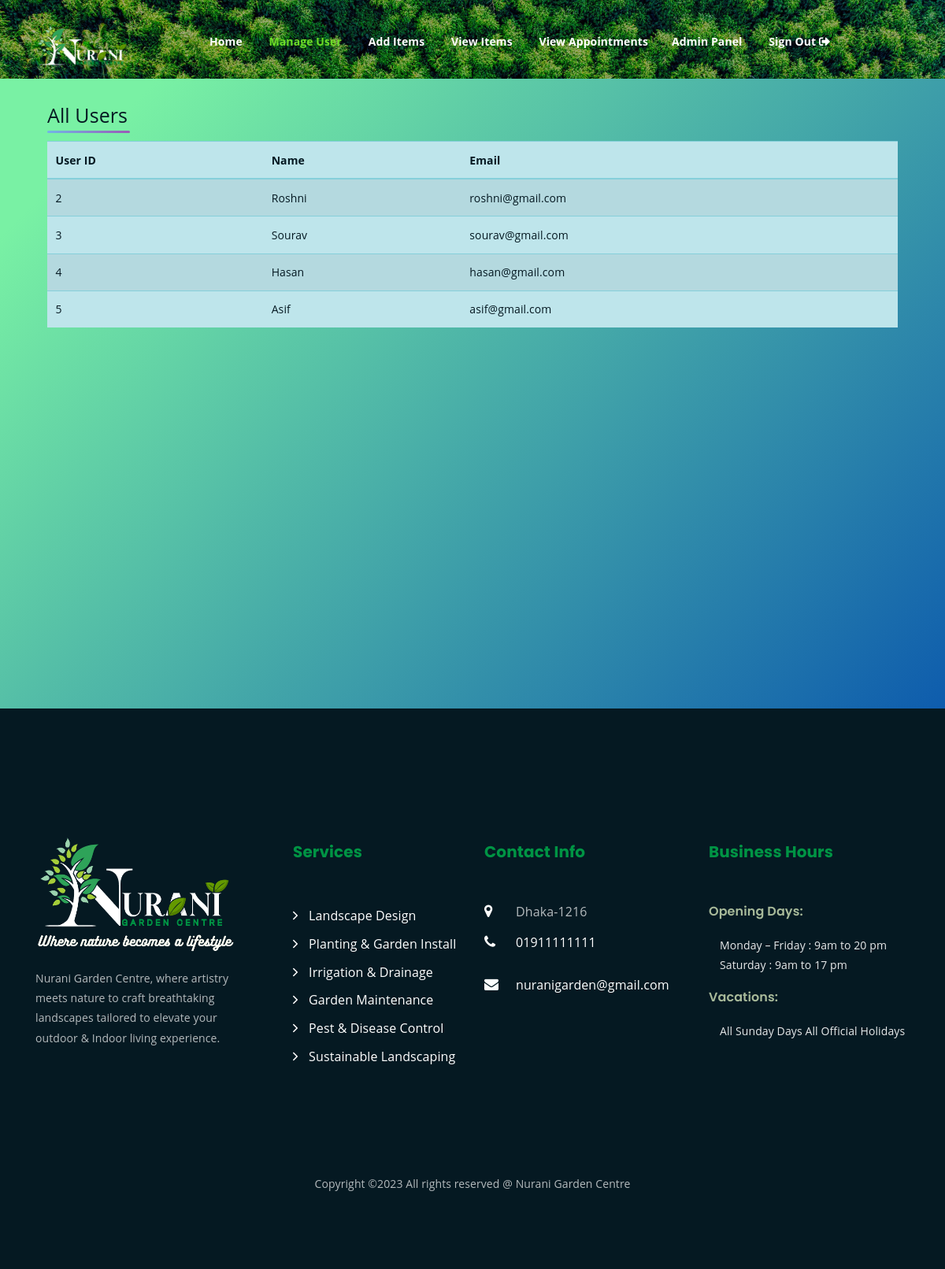
The app's page /manage-user.php, older data.
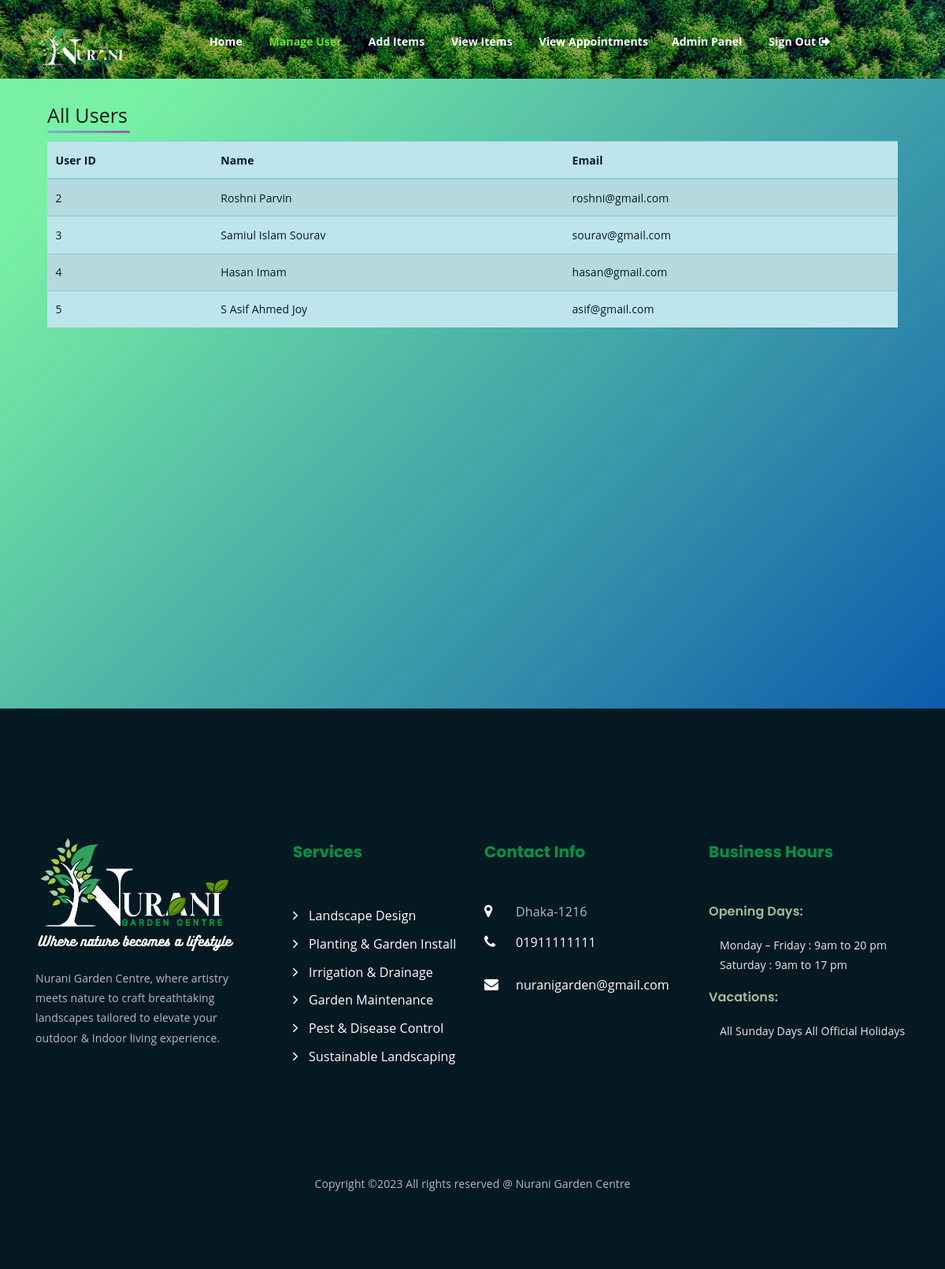
The same page, newer data.
### tables this page shows
CREATE TABLE user_t (
    userID INTEGER NOT NULL AUTO_INCREMENT,
    name VARCHAR(255) NOT NULL,
    password VARCHAR(255) NOT NULL,
    email VARCHAR(255) NOT NULL UNIQUE,
    CONSTRAINT user_t PRIMARY KEY (userID)
);

### manage-user.php (the view, shortened to what this page needs)
<!DOCTYPE html>
<html lang="en">
<head>
    <link rel="stylesheet" href="https://stackpath.bootstrapcdn.com/font-awesome/4.7.0/css/font-awesome.min.css">
    <link rel="stylesheet" href="css/all.min.css">
    <link rel="stylesheet" href="css/owl.carousel.css">
    <link rel="stylesheet" href="css/animate.css">
    <link rel="stylesheet" href="css/meanmenu.min.css">
    <link rel="stylesheet" href="css/responsive.css">
    <link rel="stylesheet" href="css/owl.carousel.min.css">
    <link rel="stylesheet" href="css/owl.theme.default.min.css">
    <link rel="stylesheet" href="css/magnific-popup.css">
    <link rel="stylesheet" href="css/ionicons.min.css">
    <link rel="stylesheet" href="https://cdnjs.cloudflare.com/ajax/libs/font-awesome/5.15.4/css/all.min.css">
    <link rel="stylesheet" href="css/flaticon.css">
    <link rel="stylesheet" href="css/icomoon.css">
    <link rel="stylesheet" href="css/style.css">
</head>
<body>
    <div class="top-header-area admin-panel" id="sticker">
        <div class="container">
            <div class="row">
                <div class="col-lg-12 col-sm-12 text-center">
                    <div class="main-menu-wrap">
                        <div class="site-logo">
                            <a href="index.html">
                                <img src="images/Nurani.png" alt="">
                            </a>
                        </div>
                        <nav class="main-menu">
                            <ul>
                                <li><a href="admin-homepage.html">Home</a>
                                </li>
                                <li class="current-list-item"><a href="manage-user.php">Manage User</a></li>
                                <li><a href="add-items.php">Add Items</a>
                                </li>
                                <li><a href="view-items.php">View Items</a></li>
                                <li><a href="view-appointments.php">View Appointments</a>
                                <li><a href="admin-panel.html">Admin Panel</a></li>
                                <li><a href="index.html">Sign Out <i class="fas fa-sign-out-alt"> </i></a></li>
                            </ul>
                        </nav>
                    </div>
                </div>
            </div>
        </div>
    </div>
    <section class="hero-wrap hero-wrap-2" style="background-image: url('images/bg_2.jpg');" data-stellar-background-ratio="0.5">
        <div class="overlay"></div>
        <div class="container">
            <div class="row no-gutters slider-text align-items-end justify-content-center">
            </div>
        </div>
    </section>
    <div class="container-f">
        <div class="title">All Users</div>
        <table class="table text center table-info table-striped">
            <thead class="">
                <tr>
                    <th scope="col">User ID</th>
                    <th scope="col">Name</th>
                    <th scope="col">Email</th>
                </tr>
            </thead>
            <tbody>
                <?php
                include "connect.php";
                $viewMessage = "SELECT *
                FROM user_t";
                $result = mysqli_query($conn, $viewMessage);
                $i=0;
                while ($row = mysqli_fetch_assoc($result)) {
                    if($i==0){
                        $i=1;
                        continue;
                    }
                ?>
                    <tr>
                        <td><?php echo $row['userID']; ?></td>
                        <td><?php echo $row['name']; ?></td>
                        <td><?php echo $row['email']; ?></td>
                    </tr>
                <?php
                }
                ?>
            </tbody>
        </table>
    </div>
    <Section class="ftco-footer">
        <footer class="ftco-footer ftco-bg-dark ftco-section">
            <div class="container">
                <div class="row mb-5">
                    <div class="col-md-6 col-lg">
                        <div class="ftco-footer-widget mb-4">
                            <div class="ftco-footer_logo" data-wow-delay="500ms">
                                <img class="second-img" src="images/Nurani-logo.png" alt="">
                            </div>
                            <p>Nurani Garden Centre, where artistry meets nature to craft breathtaking landscapes tailored to elevate your outdoor & Indoor living experience.</p>
                            <ul class="ftco-footer-social list-unstyled float-md-left float-lft mt-5">
                            </ul>
                        </div>
                    </div>
                    <div class="col-md-6 col-lg">
                        <div class="ftco-footer-widget mb-4 ml-md-5">
                            <div class="ftco-heading-2">
                                <h2>Services</h2>
                            </div>
                            <ul class="list-unstyled">
                                <li><a href="index.html#service" class="py-1 d-block"><span class="ion-ios-arrow-forward mr-3"></span>Landscape Design</a></li>
                                <li><a href="index.html#service" class="py-1 d-block"><span class="ion-ios-arrow-forward mr-3"></span>Planting & Garden Install</a></li>
                                <li><a href="index.html#service" class="py-1 d-block"><span class="ion-ios-arrow-forward mr-3"></span>Irrigation & Drainage</a></li>
                                <li><a href="index.html#service" class="py-1 d-block"><span class="ion-ios-arrow-forward mr-3"></span>Garden Maintenance</a></li>
                                <li><a href="index.html#service" class="py-1 d-block"><span class="ion-ios-arrow-forward mr-3"></span>Pest & Disease Control</a></li>
                                <li><a href="index.html#service" class="py-1 d-block"><span class="ion-ios-arrow-forward mr-3"></span>Sustainable Landscaping</a></li>
                            </ul>
                        </div>
                    </div>
                    <div class="col-md-6 col-lg">
                        <div class="ftco-footer-widget mb-4">
                            <div class="ftco-heading-2">
                                <h2>Contact Info</h2>
                            </div>
                            <div class="block-23 mb-3">
                                <ul>
                                    <li><span class="icon icon-map-marker"></span><span class="text">Dhaka-1216</span></li>
                                    <li><a href="#"><span class="icon icon-phone"></span><span class="text">01911111111</span></a></li>
                                    <li><a href="#"><span class="icon icon-envelope"></span><span class="text">nuranigarden@gmail.com</span></a></li>
                                </ul>
                            </div>
                        </div>
                    </div>
                    <div class="col-md-6 col-lg">
                        <div class="ftco-footer-widget mb-4">
                            <div class="ftco-heading-2">
                                <h2>Business Hours</h2>
                            </div>
                            <div class="opening-hours">
                                <h4>Opening Days:</h4>
                                <p class="pl-3">
                                    <span>Monday – Friday : 9am to 20 pm</span>
                                    <span>Saturday : 9am to 17 pm</span>
                                </p>
                                <h4>Vacations:</h4>
                                <p class="pl-3">
                                    <span>All Sunday Days</span>
                                    <span>All Official Holidays</span>
                                </p>
                            </div>
                        </div>
                    </div>
                </div>
                <div class="row">
                    <div class="col-md-12 text-center">
                        <p>Copyright &copy; All rights reserved @ Nurani Garden Centre</p>
                    </div>
                </div>
            </div>
        </footer>
    </Section>
</body>
</html>

### css/icomoon.css (style rules this page uses)
[class^="icon-"], [class*=" icon-"] { font-family: 'icomoon' !important; speak: none; font-style: normal; font-weight: normal; font-variant: normal; text-transform: none; line-height: 1; -webkit-font-smoothing: antialiased; -moz-osx-font-smoothing: grayscale; }
.icon-map-marker:before { content: "\f041"; }
.icon-phone:before { content: "\f095"; }
.icon-envelope:before { content: "\f0e0"; }

### manage-user.php (style rules this page uses)
.container-f { height: 100vh; padding: 2% 5%; background: linear-gradient(135deg, rgb(121, 241, 164) 10%, rgb(14, 92, 173) 100%); }
.title { font-size: 25px; font-weight: 500; position: relative; margin-bottom: 10px; }
.title::before { content: ""; position: absolute; left: 0; bottom: 0; height: 3px; width: 105px; border-radius: 5px; background: linear-gradient(135deg, #71b7e6, #9b59b6); }

Row changes from the older to the newer data that the page shows:
changed user_t "roshni@gmail.com": name "Roshni" → "Roshni Parvin"
changed user_t "sourav@gmail.com": name "Sourav" → "Samiul Islam Sourav"
changed user_t "hasan@gmail.com": name "Hasan" → "Hasan Imam"
changed user_t "asif@gmail.com": name "Asif" → "S Asif Ahmed Joy"
